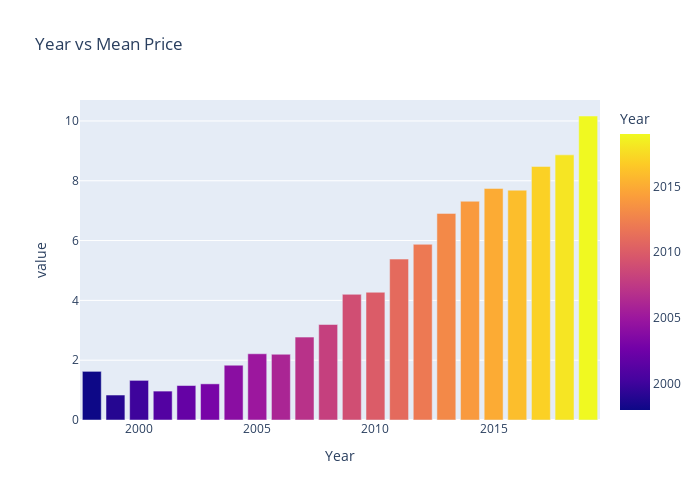

The notebook cell this image was saved under:
### Markdown cell above
### Bivariate Analysis

### Code cell
agg = df.groupby('Year')['Price'].mean().sort_values(ascending=False)
fig = px.bar(agg , color = agg.index , width=700 , height =500,title='Year vs Mean Price')
fig.show()

### Figure 1 — Plotly figure (JSON) as saved in the notebook; plotly's stock layout.template omitted (floating-point values rounded to 4 significant figures)
{"data": [{"alignmentgroup": "True", "hovertemplate": "Year=%{marker.color}<br>value=%{y}<extra></extra>", "legendgroup": "", "marker": {"color": [2019, 2018, 2017, 2015, 2016, 2014, 2013, 2012, 2011, 2010, 2009, 2008, 2007, 2005, 2006, 2004, 1998, 2000, 2003, 2002, 2001, 1999], "coloraxis": "coloraxis", "pattern": {"shape": ""}}, "name": "", "offsetgroup": "", "orientation": "v", "showlegend": false, "textposition": "auto", "type": "bar", "x": [2019, 2018, 2017, 2015, 2016, 2014, 2013, 2012, 2011, 2010, 2009, 2008, 2007, 2005, 2006, 2004, 1998, 2000, 2003, 2002, 2001, 1999], "xaxis": "x", "y": [10.17, 8.865, 8.478, 7.743, 7.685, 7.314, 6.909, 5.875, 5.381, 4.272, 4.203, 3.193, 2.772, 2.215, 2.197, 1.832, 1.627, 1.325, 1.209, 1.153, 0.9667, 0.835], "yaxis": "y"}], "layout": {"barmode": "relative", "coloraxis": {"colorbar": {"title": {"text": "Year"}}, "colorscale": [[0, "#0d0887"], [0.1111, "#46039f"], [0.2222, "#7201a8"], [0.3333, "#9c179e"], [0.4444, "#bd3786"], [0.5556, "#d8576b"], [0.6667, "#ed7953"], [0.7778, "#fb9f3a"], [0.8889, "#fdca26"], [1, "#f0f921"]]}, "height": 500, "legend": {"tracegroupgap": 0}, "title": {"text": "Year vs Mean Price"}, "width": 700, "xaxis": {"anchor": "y", "domain": [0, 1], "title": {"text": "Year"}}, "yaxis": {"anchor": "x", "domain": [0, 1], "title": {"text": "value"}}}}
